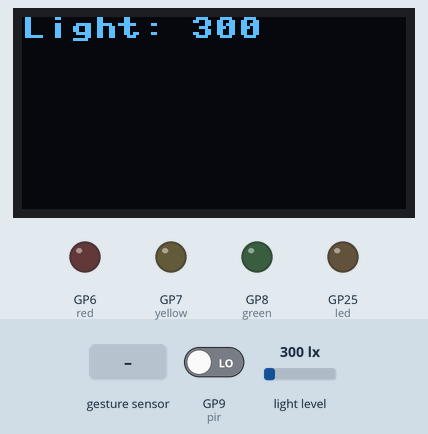
This program was run on a simulated Raspberry Pi Pico running MicroPython. Parts: 128×64 one-colour display, output pins drawn as LEDs (lit = HIGH). Dashed ring = blinking. The inputs (shaded band) are chosen by the test bench; at power-on: light level 300 lx, GP9 (pir) LOW. WiFi joins after 1.5 s; no MQTT or app messages arrive unless stated; the clock reads 2024-03-15 10:24:30 at power-on unless the program sets it; library files of the repository ran but are not shown: apds_helper.py, ssd1306.py, __init__.py; what the program prints to the serial console is not drawn.

Above: at 10.5 s.
10.6 s: hand swiped up over the gesture sensor
At 11.16 s:
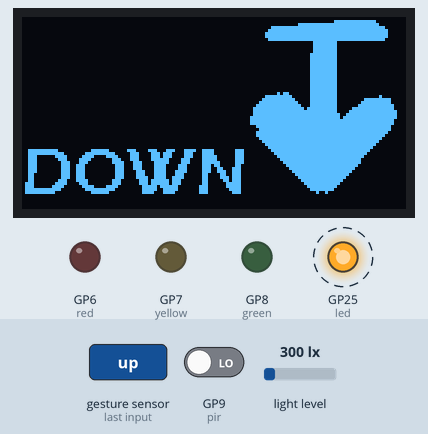
13.0 s: light level set to 40 lx
At 14.5 s:
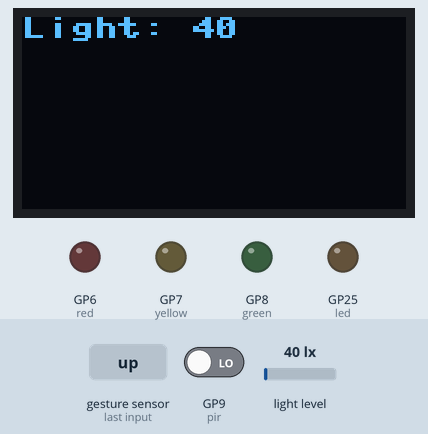
14.8 s: hand swiped down over the gesture sensor
At 16.1 s:
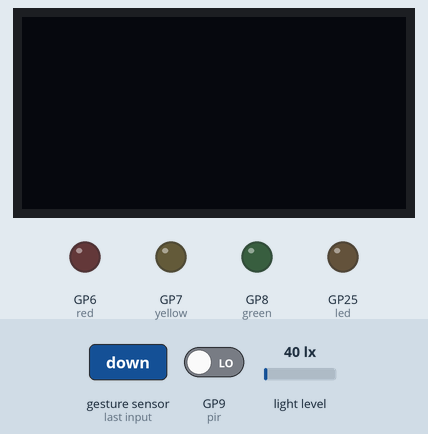
16.7 s: hand swiped left over the gesture sensor
At 17.5 s:
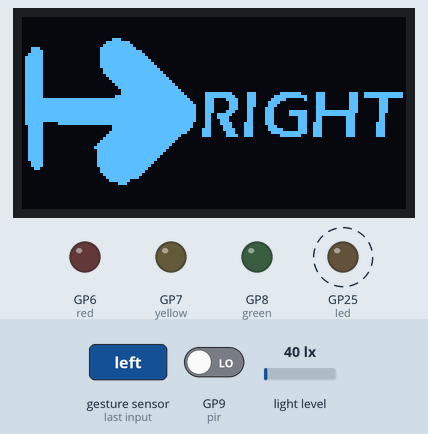
18.5 s: hand swiped right over the gesture sensor
At 18.8 s:
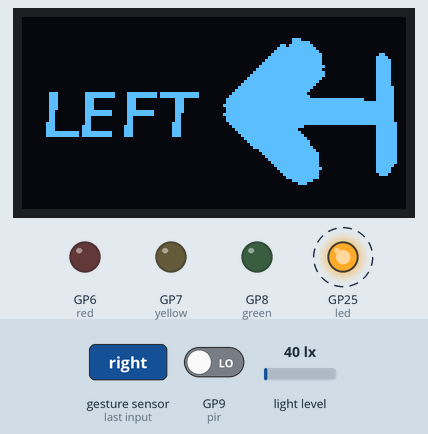
20.3 s: light level set to 500 lx
At 20.9 s:
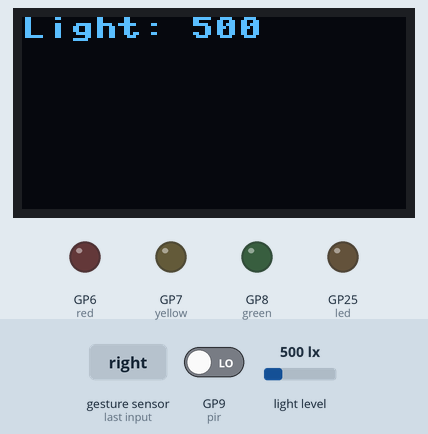
Timing chart, 0 to 22.9 s (numbered marks = the images above; inputs shaded):
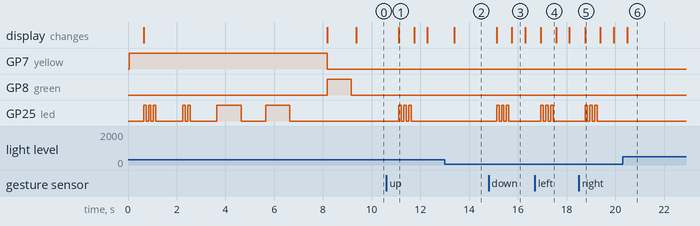

Measured:
- after the input at 10.6 s, GP25 (led): alternates HIGH for 0.10 s and LOW for 0.10 s, 6 changes in all, then stays LOW, starting after 0.51 s; the display: changes after 0.51 s (image 1)
- after the input at 13.0 s, the display: changes after 0.39 s (image 2)
- after the input at 14.8 s, GP25 (led): alternates HIGH for 0.10 s and LOW for 0.10 s, 6 changes in all, then stays LOW, starting after 0.33 s; the display: first changes after 0.33 s (image 3 shows a later state)
- after the input at 16.7 s, GP25 (led): alternates HIGH for 0.10 s and LOW for 0.10 s, 6 changes in all, then stays LOW, starting after 0.24 s; the display: changes after 0.24 s (image 4)
- after the input at 18.5 s, GP25 (led): alternates HIGH for 0.10 s and LOW for 0.10 s, 6 changes in all, then stays LOW, starting after 0.26 s; the display: changes after 0.26 s (image 5)
- after the input at 20.3 s, the display: changes after 0.18 s (image 6)
- what the display in image 1 shows lasts 0.6 s, from 11.1 s to 11.7 s

The program:

main.py
```python
from markurion.wireless import Wifi
from markurion.internal import Led
from markurion.safe import Env
from markurion.apds_helper import ApdsHelper
from markurion.images import Images
from markurion.oled_helper import Oled_Helper

from ssd1306 import SSD1306_I2C as Oled
from umqtt.simple import MQTTClient
from time import sleep
import time

#The gesture sensor
from machine import Pin, I2C
from apds9960 import uAPDS9960 as APDS9960

# Clear ram
gc.collect()
gc.threshold(gc.mem_free() // 4 + gc.mem_alloc())

# The time active
start_time = time.time()

# Global variables
bus = machine.I2C(0,scl=machine.Pin(5), sda=machine.Pin(4))  #I2C Bus 0
pir = machine.Pin(9, Pin.IN, Pin.PULL_DOWN)  # PIR Pin Input
red = machine.Pin(6, machine.Pin.OUT)    # Led Output
red.off()
yellow = machine.Pin(7, machine.Pin.OUT) # Led Output
yellow.off()
green = machine.Pin(8, machine.Pin.OUT)  # Led Output
green.off()

#Pinout END

env = Env()  # Passwords
led = Led()  # Internal led operation

display = Oled(128,64, bus)  # Oled display
oled = Oled_Helper(display) # Oled class instance ( Oled_Helper )
img = Images()

apds = APDS9960(bus)        # Gesture/Light sensor init
apds.setProximityIntLowThreshold(255) # Set activation treshold
apds.enableGestureSensor() # Gesture sensor
apds.enableLightSensor()   # Light sensor

# Show startup logo
yellow.on()
oled.displayImage(img.my_logo())
sleep(0.5)
oled.clear()

# Starting network section
oled.text(f"{'Connecting': ^16}", 0, 0)
oled.text(f"{'to WI-FI': ^16}", 0, 16)

connected = 0
while True:
    network = Wifi(led)
    network.setSSID(env.SSID)
    network.setPASSWORD(env.WPASS)
    status = network.connect()
    if(status == 1):
        print(f"\n{'OK':-^16}")
        connected = 1
        sleep(0.5)
        break

oled.text(f"{'READY': ^16}", 0, 42)
yellow.off()
green.on()
print(f"{'READY':-^16}")
sleep(1)
green.off()

# Main part of the program ----


#Main Board MQTT Name will be in topic
board_name = f"hire_me_please"

#topic1 = b'$SYS/broker/uptime'
topic2 = f"{board_name}/led/#"
topic3 = f"{board_name}/config/#"

yellow_led_message = "YELLOW"
green_led_message = "GREEN"
red_led_message = "RED"

def sub_cb(topic, msg):
    global yellow_led_message
    global green_led_message
    global red_led_message

    print(msg, topic)
    decoded_msg =  msg.decode("utf-8")
    decoded_topic = topic.decode("utf-8")
    print(decoded_msg, decoded_topic)

    if(decoded_topic == f"{board_name}/led/red"):
        if (decoded_msg == "1"):
            oled.text(f"{'RED ALERT ON': ^16}", 0, 32)
            oled.text(f"{red_led_message: ^16}", 0, 48)
            red.on()
            sleep(3)
        elif (decoded_msg == "0"):
            oled.text(f"{'RED ALERT OFF': ^16}", 0, 32)
            red.off()
        sleep(0.2)

    if(decoded_topic == f"{board_name}/led/yellow"):
        if (decoded_msg == "1"):
            oled.text(f"{'YELLOW ALERT ON': ^16}", 0, 32)
            oled.text(f"{yellow_led_message: ^16}", 0, 48)
            yellow.on()
            sleep(3)
        elif (decoded_msg == "0"):
            oled.text(f"{'YELLOW ALERT OFF': ^16}", 0, 32)
            yellow.off()
        sleep(0.2)

    if(decoded_topic == f"{board_name}/led/green"):
        if (decoded_msg == "1"):
            oled.text(f"{'GREEN ALERT ON': ^16}", 0, 32)
            oled.text(f"{green_led_message: ^16}", 0, 48)
            green.on()
            sleep(3)
        elif (decoded_msg == "0"):
            oled.text(f"{'GREEN ALERT OFF': ^16}", 0, 32)
            green.off()
        sleep(0.2)

    if(decoded_topic == f"{board_name}/led/reset"):
        green.off()
        red.off()
        yellow.off()

    if(decoded_topic == f"{board_name}/config/set"):
        print("Recived Screen config from MQTT")

        split_values = decoded_msg.split(',')
        if len(split_values) != 3:
            print("Wrong config please use 16 perval values green_msg, yellow_msg, red_msg")
        else:
            green_led_message = split_values[0]
            print(f"Setting GREEN to {green_led_message}")
            yellow_led_message = split_values[1]
            print(f"Setting YELLOW to {yellow_led_message}")
            red_led_message = split_values[2]
            print(f"Setting RED to {red_led_message}")

c = MQTTClient(env.ID, env.SERVER, env.PORT, user=None, password=None,keepalive=121)
c.set_callback(sub_cb)

while True:
    try:
        print(f"Trying to connect to MQTT...")
        c.connect()
        break
    except Exception as e:
        print(type(e))    # the exception instance
        print(e.args)     # arguments stored in .args
        print(e)          # __str__ allows args to be printed directly,
        sleep(2)


#c.subscribe(topic1)
c.subscribe(topic2)
c.subscribe(topic3)

config = "0"
c.publish(f"{board_name}/config", config)

def blinkme():
    led.blink(3,0.1)
    oled.clear()

counter = 0
global_light = 0
global_pir_delay = 0

def keepMeAlive():
    global global_light
    global counter
    global start_time
    global last_reading
    global global_pir_delay

    #Clear screen to display data
    oled.clear()

    #Check pir sensor
    if(pir.value()):
        global_pir_delay += 1
        if(global_pir_delay == 1):
            # This is done so only one message will be sent with each pir activation
            print("Sending PIR MQTT MESSAGE")
            c.publish(f"{board_name}/pir", str(global_pir_delay))
    else:
        #IF movement is not seen it will switch back variable to 0
        global_pir_delay = 0

    #Publish light value
    light = apds.readAmbientLight()
    oled.text(f"Light: {light}", 0, 0)
    if ((global_light + 10) < light or (global_light - 10) > light):
        print(f"global light {global_light} -- normal light {light}")
        print(f"Pub: {board_name}/light with value of {light}")
        c.publish(f"{board_name}/light", str(light))
        global_light = light

    #Check gesture section
    if apds.isGestureAvailable():
        g = apds.readGesture()
        if g is not None:
            if(g == 0):
                print("far")
                c.publish(f"{board_name}/action", "far")
                oled.displayImage(img.far())
                blinkme()
            elif(g == 1):
                print("right")
                c.publish(f"{board_name}/action", "right")
                oled.displayImage(img.right())
                blinkme()

            elif(g == 2):
                print("left")
                c.publish(f"{board_name}/action", "left")
                oled.displayImage(img.left())
                blinkme()
            elif(g == 3):
                print("down")
                c.publish(f"{board_name}/action", "down")
                oled.displayImage(img.down())
                blinkme()
            elif(g == 4):
                print("up")
                c.publish(f"{board_name}/action", "up")
                oled.displayImage(img.up())
                blinkme()

    if(counter < 120):
        counter += 1
        print(counter)
    else:
        tm = str(time.time() - start_time)
        oled.text(f"Alive: {tm}", 0, 32)
        print(f"Publishing time {tm}")
        c.publish(f"{board_name}/alive", tm)
        counter = 0


# SUPER MAIN MAIN LOOP
while True:
    try:
        keepMeAlive()
        c.check_msg()
        sleep(0.5)
        gc.collect()
    except Exception as e:
        print(type(e))    # the exception instance
        print(e.args)     # arguments stored in .args
        print(e)          # __str__ allows args to be printed directly,
        sleep(1)
```

wireless.py
```python
from markurion.internal import Led
from time import sleep

class Wifi():
    def __init__(self, led=Led()):
        self.button_state = 0
        self.led = led
        self.led.blink(1,0.1)
        self.ssid = ""
        self.password = ""
        self.IP = ""
        self.MASK = ""
        self.GATE = ""
        self.DNS = ""

    def setSSID(self, ssid):
        self.ssid = ssid

    def setPASSWORD(self, password):
        self.password = password

    def connect(self):
        if (len(self.ssid) == 0 ):
            print(f"Please set SSID .setSSID(\"your SSID\")")
            return False

        if (len(self.password) == 0 ):
            print(f"Please set pass .setPASSWORD(\"your password\")")
            return False

        import network
        q = 0
        sta_if = network.WLAN(network.STA_IF)
        if not sta_if.isconnected():
            sta_if.active(True)
            sta_if.connect(self.ssid,self.password)
            while not sta_if.isconnected():
                if(q >= 6):
                    return 0
                if(q <= 5):
                    print(f"Can't connect retry ..{q}")
                    self.led.blink(2,0.1)
                    sleep(1)
                q += 1
                pass # wait till connection
        self.IP, self.MASK, self.GATE, self.DNS = sta_if.ifconfig()
        print("\n")
        print(f"{'Network':_^23}")
        print(f"{'IP': <6}{self.IP}\n{'MASK': <6}{self.MASK}\n{'Gate': <6}{self.GATE}\n{'Dns': <6}{self.DNS}")
        print(f"\n{'Connected':_^23}")
        self.led.blink(2,1)
        return 1

if __name__ == "__main__":
    network = Wifi()
    network.setSSID("SSID")
    network.setPASSWORD("PASSWORD")
    network.connect()
```

internal.py
```python
import machine
from time import sleep

class Led():
    def __init__(self):
        self.led = machine.Pin("LED", machine.Pin.OUT)

    # If you want to use diferent pin this apply to Pico Pi W
    def setLedPin(self, pin):
        self.led = machine.Pin(pin, machine.Pin.OUT)

    def switch_LED(self,x):
        if not (x == 0):
            self.led.on()
        else:
            self.led.off()

    def blink(self, amount, speed):
        for x in range(amount):
            self.switch_LED(1)
            sleep(speed)
            self.switch_LED(0)
            sleep(speed)

if __name__ == "__main__":
    print("Internal LED class")
    led = Led()
    led.switch_LED(1)
    led.blink(2,0.5)
```

safe.py
```python
import ubinascii
import machine
class Env():
    def __init__(self):
        self.SSID = "Nope_its_not_here"
        self.WPASS = "ofcourse_i_wont_tell_you"
        self.ID = "0x{}".format(ubinascii.hexlify(machine.unique_id()).decode().upper())
        self.SERVER = "broker.emqx.io"
        self.PORT = 1883
        self.USER = ""
        self.MQTT_PASS = ""


if __name__ == "__main__":

    a = Env()
    for key, value in a.__dict__.items():
        print(f"{key} -> {value}")
        
```

oled_helper.py
```python
from machine import Pin, I2C
from ssd1306 import SSD1306_I2C as Oled
from markurion.images import Images

from time import sleep

class Oled_Helper():
    def __init__(self, display):
        self.display = display

    def displayImage(self, image):
        self.display.fill(0)
        self.display.blit(image, 0, 0)
        self.display.show()

    def clear(self):
        self.display.fill(0)
        self.display.show()

    def text(self, text, x, y):
        self.display.text(text,x,y)
        self.display.show()


if __name__ == "__main__":
    bus = machine.I2C(0,scl=machine.Pin(5), sda=machine.Pin(4))  # I2C Bus
    display = Oled(128,64, bus)
    img = Images()

    x = Oled_Helper(display)
    x.displayImage(img.up())
```

const.py
```python
# APDS9960 i2c address
APDS9960_I2C_ADDR = 0x39

# APDS9960 gesture parameters
APDS9960_GESTURE_THRESHOLD_OUT = 10
APDS9960_GESTURE_SENSITIVITY_1 = 50
APDS9960_GESTURE_SENSITIVITY_2 = 20

# APDS9960 device IDs
APDS9960_DEV_ID = [0xab, 0x9c, 0xa8, -0x55]

# APDS9960 times
APDS9960_TIME_FIFO_PAUSE = 0.03

# APDS9960 register addresses
APDS9960_REG_ENABLE = 0x80
APDS9960_REG_ATIME = 0x81
APDS9960_REG_WTIME = 0x83
APDS9960_REG_AILTL = 0x84
APDS9960_REG_AILTH = 0x85
APDS9960_REG_AIHTL = 0x86
APDS9960_REG_AIHTH = 0x87
APDS9960_REG_PILT = 0x89
APDS9960_REG_PIHT = 0x8b
APDS9960_REG_PERS = 0x8c
APDS9960_REG_CONFIG1 = 0x8d
APDS9960_REG_PPULSE = 0x8e
APDS9960_REG_CONTROL = 0x8f
APDS9960_REG_CONFIG2 = 0x90
APDS9960_REG_ID = 0x92
APDS9960_REG_STATUS = 0x93
APDS9960_REG_CDATAL = 0x94
APDS9960_REG_CDATAH = 0x95
APDS9960_REG_RDATAL = 0x96
APDS9960_REG_RDATAH = 0x97
APDS9960_REG_GDATAL = 0x98
APDS9960_REG_GDATAH = 0x99
APDS9960_REG_BDATAL = 0x9a
APDS9960_REG_BDATAH = 0x9b
APDS9960_REG_PDATA = 0x9c
APDS9960_REG_POFFSET_UR = 0x9d
APDS9960_REG_POFFSET_DL = 0x9e
APDS9960_REG_CONFIG3 = 0x9f
APDS9960_REG_GPENTH = 0xa0
APDS9960_REG_GEXTH = 0xa1
APDS9960_REG_GCONF1 = 0xa2
APDS9960_REG_GCONF2 = 0xa3
APDS9960_REG_GOFFSET_U = 0xa4
APDS9960_REG_GOFFSET_D = 0xa5
APDS9960_REG_GOFFSET_L = 0xa7
APDS9960_REG_GOFFSET_R = 0xa9
APDS9960_REG_GPULSE = 0xa6
APDS9960_REG_GCONF3 = 0xaA
APDS9960_REG_GCONF4 = 0xaB
APDS9960_REG_GFLVL = 0xae
APDS9960_REG_GSTATUS = 0xaf
APDS9960_REG_IFORCE = 0xe4
APDS9960_REG_PICLEAR = 0xe5
APDS9960_REG_CICLEAR = 0xe6
APDS9960_REG_AICLEAR = 0xe7
APDS9960_REG_GFIFO_U = 0xfc
APDS9960_REG_GFIFO_D = 0xfd
APDS9960_REG_GFIFO_L = 0xfe
APDS9960_REG_GFIFO_R = 0xff

# APDS9960 bit fields
APDS9960_BIT_PON = 0b00000001
APDS9960_BIT_AEN = 0b00000010
APDS9960_BIT_PEN = 0b00000100
APDS9960_BIT_WEN = 0b00001000
APSD9960_BIT_AIEN =0b00010000
APDS9960_BIT_PIEN = 0b00100000
APDS9960_BIT_GEN = 0b01000000
APDS9960_BIT_GVALID = 0b00000001
APDS9960_BIT_AVALID = 0b00000001
APDS9960_BIT_PVALID = 0b00000010
APDS9960_BIT_GINT = 0b00000100
APDS9960_BIT_AINT = 0b00010000
APDS9960_BIT_PINT = 0b00100000
APDS9960_BIT_PGSAT = 0b01000000
APDS9960_BIT_CPSAT = 0b10000000

# APDS9960 modes
APDS9960_MODE_POWER = 0
APDS9960_MODE_AMBIENT_LIGHT = 1
APDS9960_MODE_PROXIMITY = 2
APDS9960_MODE_WAIT = 3
APDS9960_MODE_AMBIENT_LIGHT_INT = 4
APDS9960_MODE_PROXIMITY_INT = 5
APDS9960_MODE_GESTURE = 6
APDS9960_MODE_ALL = 7

# LED Drive values
APDS9960_LED_DRIVE_100MA = 0
APDS9960_LED_DRIVE_50MA = 1
APDS9960_LED_DRIVE_25MA = 2
APDS9960_LED_DRIVE_12_5MA = 3

# Proximity Gain (PGAIN) values
APDS9960_PGAIN_1X = 0
APDS9960_PGAIN_2X = 1
APDS9960_PGAIN_4X = 2
APDS9960_PGAIN_8X = 3

# ALS Gain (AGAIN) values
APDS9960_AGAIN_1X = 0
APDS9960_AGAIN_4X = 1
APDS9960_AGAIN_16X = 2
APDS9960_AGAIN_64X = 3

# Gesture Gain (GGAIN) values
APDS9960_GGAIN_1X = 0
APDS9960_GGAIN_2X = 1
APDS9960_GGAIN_4X = 2
APDS9960_GGAIN_8X = 3

# LED Boost values
APDS9960_LED_BOOST_100 = 0
APDS9960_LED_BOOST_150 = 1
APDS9960_LED_BOOST_200 = 2
APDS9960_LED_BOOST_300 = 3

# Gesture wait time values
APDS9960_GWTIME_0MS = 0
APDS9960_GWTIME_2_8MS = 1
APDS9960_GWTIME_5_6MS = 2
APDS9960_GWTIME_8_4MS = 3
APDS9960_GWTIME_14_0MS = 4
APDS9960_GWTIME_22_4MS = 5
APDS9960_GWTIME_30_8MS = 6
APDS9960_GWTIME_39_2MS = 7

# Default values
APDS9960_DEFAULT_ATIME = 219                            # 103ms
APDS9960_DEFAULT_WTIME = 246                            # 27ms
APDS9960_DEFAULT_PROX_PPULSE = 0x87                     # 16us, 8 pulses
APDS9960_DEFAULT_GESTURE_PPULSE = 0x89                  # 16us, 10 pulses
APDS9960_DEFAULT_POFFSET_UR = 0                         # 0 offset
APDS9960_DEFAULT_POFFSET_DL = 0                         # 0 offset
APDS9960_DEFAULT_CONFIG1 = 0x60                         # No 12x wait (WTIME) factor
APDS9960_DEFAULT_LDRIVE = APDS9960_LED_DRIVE_100MA
APDS9960_DEFAULT_PGAIN = APDS9960_PGAIN_4X
APDS9960_DEFAULT_AGAIN = APDS9960_AGAIN_4X
APDS9960_DEFAULT_PILT = 0                               # Low proximity threshold
APDS9960_DEFAULT_PIHT = 50                              # High proximity threshold
APDS9960_DEFAULT_AILT = 0xffff                          # Force interrupt for calibration
APDS9960_DEFAULT_AIHT = 0
APDS9960_DEFAULT_PERS = 0x11                            # 2 consecutive prox or ALS for int.
APDS9960_DEFAULT_CONFIG2 = 0x01                         # No saturation interrupts or LED boost
APDS9960_DEFAULT_CONFIG3 = 0                            # Enable all photodiodes, no SAI
APDS9960_DEFAULT_GPENTH = 40                            # Threshold for entering gesture mode
APDS9960_DEFAULT_GEXTH = 30                             # Threshold for exiting gesture mode
APDS9960_DEFAULT_GCONF1 = 0x40                          # 4 gesture events for int., 1 for exit
APDS9960_DEFAULT_GGAIN = APDS9960_GGAIN_4X
APDS9960_DEFAULT_GLDRIVE = APDS9960_LED_DRIVE_100MA
APDS9960_DEFAULT_GWTIME = APDS9960_GWTIME_2_8MS
APDS9960_DEFAULT_GOFFSET = 0                            # No offset scaling for gesture mode
APDS9960_DEFAULT_GPULSE = 0xc9                          # 32us, 10 pulses
APDS9960_DEFAULT_GCONF3 = 0                             # All photodiodes active during gesture
APDS9960_DEFAULT_GIEN = 0                               # Disable gesture interrupts

# gesture directions
APDS9960_DIR_NONE = 0
APDS9960_DIR_LEFT = 1
APDS9960_DIR_RIGHT = 2
APDS9960_DIR_UP = 3
APDS9960_DIR_DOWN = 4
APDS9960_DIR_NEAR = 5
APDS9960_DIR_FAR = 6
APDS9960_DIR_ALL = 7

# state definitions
APDS9960_STATE_NA = 0
APDS9960_STATE_NEAR = 1
APDS9960_STATE_FAR = 2
APDS9960_STATE_ALL = 3
```

exceptions.py
```python
class ADPS9960InvalidDevId(ValueError):
    def __init__(self, id, valid_ids):
        Exception.__init__(self, "Device id 0x{} is not a valied one (valid: {})!".format(format(id, '02x'), ', '.join(["0x{}".format(format(i, '02x')) for i in valid_ids])))

class ADPS9960InvalidMode(ValueError):
    def __init__(self, mode):
        Exception.__init__(self, "Feature mode {} is invalid!".format(mode))
```

Source omitted: images.py (24523 bytes), device.py (37096 bytes)
